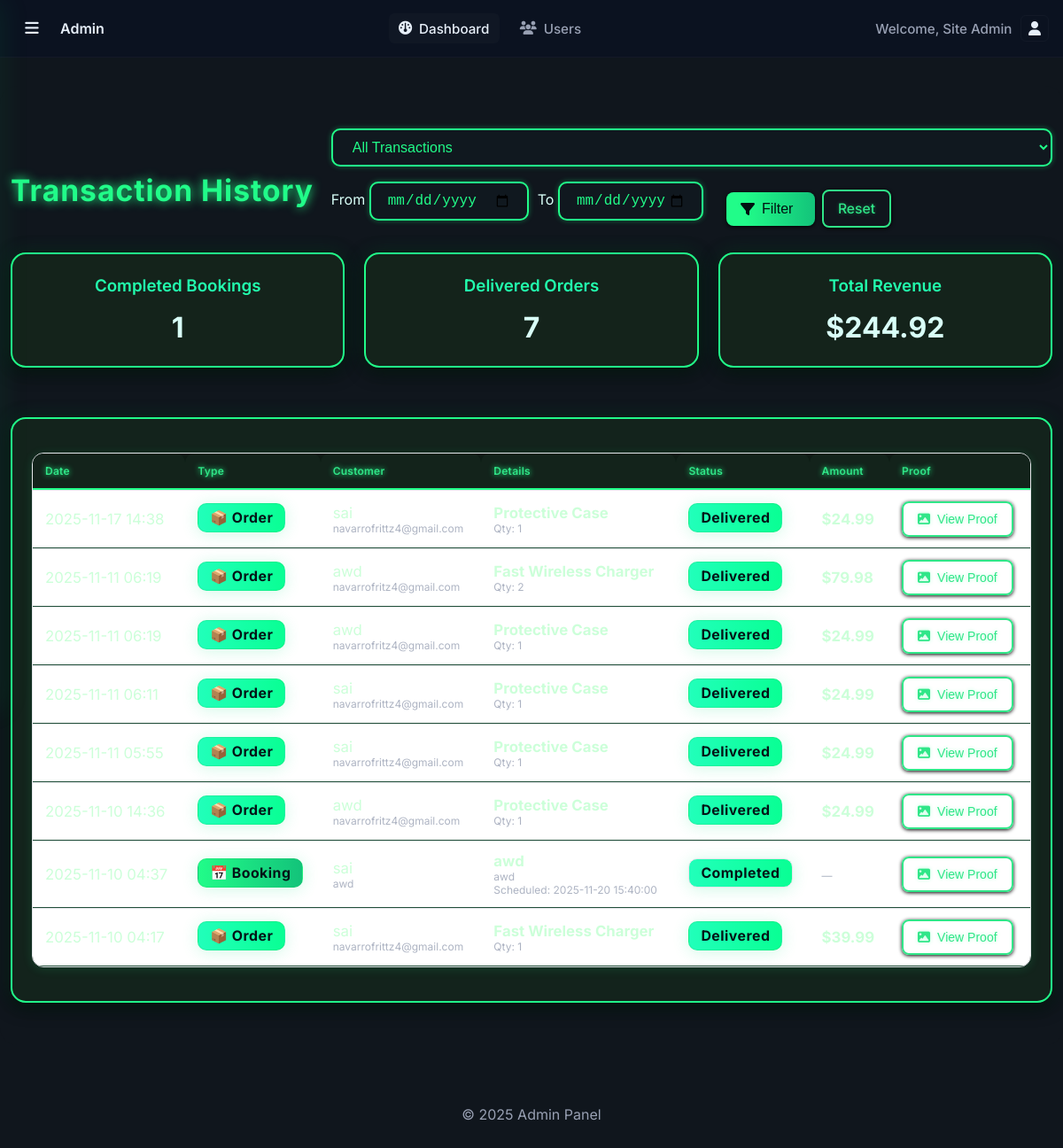
The app's page /admin/transaction_history.php (signed in) with its own data.
### tables this page shows
CREATE TABLE `orders` (
  `id` int(11) NOT NULL,
  `user_id` int(11) NOT NULL,
  `product_id` int(11) NOT NULL,
  `quantity` int(11) NOT NULL,
  `total` decimal(10,2) NOT NULL,
  `order_date` timestamp NOT NULL DEFAULT current_timestamp(),
  `status` enum('pending','processing','completed','cancelled') DEFAULT 'pending',
  `delivery_type` enum('pickup','delivery') DEFAULT 'pickup',
  `shipping_fee` decimal(10,2) DEFAULT 0.00,
  `proof_image` varchar(255) DEFAULT NULL,
  `order_status` enum('pending','out_for_delivery','delivered','received') DEFAULT 'pending',
  `status_message` text DEFAULT NULL
);

CREATE TABLE `users` (
  `id` int(11) NOT NULL,
  `name` varchar(100) NOT NULL,
  `email` varchar(150) NOT NULL,
  `password` varchar(255) NOT NULL,
  `role` enum('customer','admin') NOT NULL DEFAULT 'customer',
  `created_at` timestamp NOT NULL DEFAULT current_timestamp(),
  `active` tinyint(1) NOT NULL DEFAULT 1
);

CREATE TABLE `products` (
  `id` int(11) NOT NULL,
  `name` varchar(150) NOT NULL,
  `description` text NOT NULL,
  `price` decimal(10,2) NOT NULL,
  `image` varchar(255) DEFAULT 'images/placeholder.png',
  `created_at` timestamp NOT NULL DEFAULT current_timestamp(),
  `category` varchar(100) DEFAULT NULL,
  `stock` int(11) NOT NULL DEFAULT 0
);

CREATE TABLE `bookings` (
  `id` int(11) NOT NULL,
  `user_id` int(11) DEFAULT NULL,
  `name` varchar(100) NOT NULL,
  `contact` varchar(50) NOT NULL,
  `phone_model` varchar(100) NOT NULL,
  `issue` text NOT NULL,
  `date` date NOT NULL,
  `time` time NOT NULL,
  `status` enum('pending','in_progress','completed','cancelled') DEFAULT 'pending',
  `created_at` timestamp NOT NULL DEFAULT current_timestamp(),
  `status_message` text DEFAULT NULL,
  `proof_image` varchar(255) DEFAULT NULL
);

### admin/includes/functions.php (called while the page is built, shortened)
<?php
function format_currency($amount): string
{
	return '$' . number_format((float)$amount, 2);
}
function get($key, $default = null)
{
	return $_GET[$key] ?? $default;
}
?>

### admin/transaction_history.php (the view, shortened to what this page needs)
<?php
require_once __DIR__ . '/includes/header.php';
require_once __DIR__ . '/includes/sidebar.php';
$dateFrom = get('from');
$dateTo = get('to');
$type = get('type', 'all');
$whereBookings = "status IN ('completed', 'done') AND proof_image IS NOT NULL AND proof_image != '' AND LENGTH(TRIM(proof_image)) > 0";
$whereOrders = "order_status = 'delivered' AND status != 'cancelled' AND proof_image IS NOT NULL AND proof_image != ''";
$paramsBookings = [];
$paramsOrders = [];
$typesBookings = '';
$typesOrders = '';
$bookings = [];
if ($type === 'all' || $type === 'bookings') {
	$sqlBookings = "SELECT
		id,
		'booking' as transaction_type,
		name as customer_name,
		contact,
		phone_model,
		issue,
		date,
		time,
		status,
		created_at as transaction_date,
		NULL as total,
		NULL as quantity,
		NULL as product_name,
		proof_image
	FROM bookings
	WHERE $whereBookings
	ORDER BY created_at DESC";
	if ($paramsBookings) {
		$stmt = $conn->prepare($sqlBookings);
		$stmt->bind_param($typesBookings, ...$paramsBookings);
		$stmt->execute();
		$bookings = $stmt->get_result()->fetch_all(MYSQLI_ASSOC);
		$stmt->close();
	} else {
		$res = $conn->query($sqlBookings);
		$bookings = $res ? $res->fetch_all(MYSQLI_ASSOC) : [];
	}
}
$orders = [];
if ($type === 'all' || $type === 'orders') {
	$sqlOrders = "SELECT
		o.id,
		'order' as transaction_type,
		u.name as customer_name,
		u.email as contact,
		NULL as phone_model,
		NULL as issue,
		NULL as date,
		NULL as time,
		o.order_status as status,
		o.order_date as transaction_date,
		o.total,
		o.quantity,
		p.name as product_name,
		o.proof_image
	FROM orders o
	JOIN users u ON u.id = o.user_id
	JOIN products p ON p.id = o.product_id
	WHERE $whereOrders
	ORDER BY o.order_date DESC";
	if ($paramsOrders) {
		$stmt = $conn->prepare($sqlOrders);
		$stmt->bind_param($typesOrders, ...$paramsOrders);
		$stmt->execute();
		$orders = $stmt->get_result()->fetch_all(MYSQLI_ASSOC);
		$stmt->close();
	} else {
		$res = $conn->query($sqlOrders);
		$orders = $res ? $res->fetch_all(MYSQLI_ASSOC) : [];
	}
}
$transactions = array_merge($bookings, $orders);
usort($transactions, function($a, $b) {
	return strtotime($b['transaction_date']) - strtotime($a['transaction_date']);
});
$totalBookings = count($bookings);
$totalOrders = count($orders);
$totalRevenue = array_sum(array_column($orders, 'total'));
?>
<!DOCTYPE html>
<html lang="en">
<head>
	<link rel="stylesheet" href="https://cdnjs.cloudflare.com/ajax/libs/font-awesome/6.5.0/css/all.min.css">
</head>
<body>
<main class="admin-main">
	<div class="section-header">
		<h2>Transaction History</h2>
		<form class="search-row" method="get">
			<select class="input" name="type">
				<option value="all" <?php echo $type==='all'?'selected':''; ?>>All Transactions</option>
			</select>
			<label>From <input class="input" style="width: 80%;" type="date" name="from" value="<?php echo htmlspecialchars($dateFrom ?? ''); ?>"></label>
			<label>To <input class="input" style="width: 80%;" type="date" name="to" value="<?php echo htmlspecialchars($dateTo ?? ''); ?>"></label>
			<button class="btn btn-primary" style="margin-top: 18px; width: 100px;" type="submit"><i class="fa-solid fa-filter"></i> Filter</button>
			<a class="btn btn-outline" style="margin-top: 18px;" href="transaction_history.php">Reset</a>
		</form>
	</div>
	<div class="grid-3" style="margin-bottom: 2rem;">
		<div class="card">
			<h3>Completed Bookings</h3>
			<div class="value" style="font-size: 2rem; margin-top: 0.5rem;"><?php echo $totalBookings; ?></div>
		</div>
		<div class="card">
			<h3>Delivered Orders</h3>
			<div class="value" style="font-size: 2rem; margin-top: 0.5rem;"><?php echo $totalOrders; ?></div>
		</div>
		<div class="card">
			<h3>Total Revenue</h3>
			<div class="value" style="font-size: 2rem; margin-top: 0.5rem;"><?php echo format_currency($totalRevenue); ?></div>
		</div>
	</div>
	<div class="card" style="overflow-x:auto;">
		<table class="table">
			<thead>
				<tr>
					<th>Date</th>
					<th>Type</th>
					<th>Customer</th>
					<th>Details</th>
					<th>Status</th>
					<th>Amount</th>
					<th>Proof</th>
				</tr>
			</thead>
			<tbody>
				<?php foreach ($transactions as $t): ?>
				<tr>
					<td><?php echo htmlspecialchars(date('Y-m-d H:i', strtotime($t['transaction_date']))); ?></td>
					<td>
						<span class="status-badge <?php echo $t['transaction_type'] === 'booking' ? 'status-approved' : 'status-delivered'; ?>">
							<?php echo $t['transaction_type'] === 'booking' ? '📅 Booking' : '📦 Order'; ?>
						</span>
					</td>
					<td>
						<?php echo htmlspecialchars($t['customer_name']); ?>
						<?php if ($t['contact']): ?>
							<div class="sub"><?php echo htmlspecialchars($t['contact']); ?></div>
						<?php endif; ?>
					</td>
					<td>
						<?php if ($t['transaction_type'] === 'booking'): ?>
							<strong><?php echo htmlspecialchars($t['phone_model']); ?></strong>
							<div class="sub"><?php echo htmlspecialchars($t['issue']); ?></div>
							<?php if ($t['date'] && $t['time']): ?>
								<div class="sub">Scheduled: <?php echo htmlspecialchars($t['date'] . ' ' . $t['time']); ?></div>
							<?php endif; ?>
						<?php else: ?>
							<strong><?php echo htmlspecialchars($t['product_name']); ?></strong>
							<div class="sub">Qty: <?php echo (int)$t['quantity']; ?></div>
						<?php endif; ?>
					</td>
					<td>
						<span class="status-badge status-<?php echo htmlspecialchars(str_replace('_','-',$t['status'])); ?>">
							<?php echo htmlspecialchars(ucwords(str_replace('_',' ',$t['status']))); ?>
						</span>
					</td>
					<td>
						<?php if ($t['transaction_type'] === 'order' && $t['total']): ?>
							<strong><?php echo format_currency($t['total']); ?></strong>
						<?php else: ?>
							<span class="sub">—</span>
						<?php endif; ?>
					</td>
					<td>
						<?php if (!empty($t['proof_image'])): ?>
							<button type="button" class="btn btn-outline view-proof-btn" data-proof-path="/systemFinals/<?php echo htmlspecialchars($t['proof_image']); ?>" style="font-size: 0.875rem;">
								<i class="fa-solid fa-image"></i> View Proof
							</button>
						<?php else: ?>
							<span class="sub">—</span>
						<?php endif; ?>
					</td>
				</tr>
				<?php endforeach; ?>
			</tbody>
		</table>
	</div>
</main>
<?php require_once __DIR__ . '/includes/footer.php'; ?>
</body>
</html>

### admin/assets/css/style.css (style rules this page uses)
:root { --bg: #0f172a; --card: #111827; --muted: #94a3b8; --text: #e5e7eb; --brand: #2563eb; --brand-2: #22c55e; --danger: #ef4444; --warning: #f59e0b; --border: #1f2937; }
* { box-sizing: border-box; }
html, body { margin: 0; font-family: Inter, system-ui, -apple-system, Segoe UI, Roboto, Helvetica, Arial, "Apple Color Emoji", "Segoe UI Emoji"; background: var(--bg); color: var(--text); }
.btn { display: inline-flex; align-items: center; gap: 8px; padding: 8px 12px; border-radius: 8px; border: 1px solid var(--border); cursor: pointer; text-decoration: none; color: var(--text); }
.btn-primary { background: var(--brand); border-color: var(--brand); }
.btn-outline { background: transparent; }
.admin-main { margin-left: 240px; padding: 20px; }
.card { background: var(--card); border: 1px solid var(--border); border-radius: 12px; padding: 16px; }
.card h3 { margin: 0 0 6px; font-size: 14px; font-weight: 600; color: var(--muted); }
.card .value { font-size: 24px; font-weight: 700; }
.card .sub { font-size: 12px; color: var(--muted); }
.section-header { display: flex; align-items: center; justify-content: space-between; gap: 12px; margin: 24px 0 12px; }
.search-row { display: flex; gap: 8px; align-items: center; flex-wrap: wrap; }
.input, select { background: #ffffff; border: 1px solid var(--border); color: var(--text); border-radius: 8px; padding: 8px 10px; }
.table { width: 100%; border-collapse: collapse; background: var(--card); border: 1px solid var(--border); border-radius: 12px; overflow: hidden; }
.table th, .table td { padding: 12px 10px; border-bottom: 1px solid var(--border); text-align: left; }
.table th { background: #0f172a; color: var(--muted); font-weight: 600; font-size: 12px; letter-spacing: .02em; }
.grid-3 { display: grid; grid-template-columns: repeat(3, minmax(0, 1fr)); gap: 16px; }
.status-badge { display: inline-flex; align-items: center; gap: 6px; padding: 4px 8px; border-radius: 999px; font-size: 12px; border: 1px solid var(--border); }
.status-approved, .status-processing, .status-delivered, .status-done, .status-received { background: rgba(34, 197, 94, .12); color: #22c55e; border-color: rgba(34, 197, 94, .25); }
:root { --bg:#f8f9fc; --card:#ffffff; --text:#0f172a; --muted:#64748b; --primary:#2563eb; --primary-600:#1d4ed8; --border:#e5e7eb; --shadow:0 4px 16px rgba(15,23,42,0.06); --radius:12px; }
* { box-sizing:border-box }
html,body { height:100% }
body { margin:0; font-family:'Poppins',sans-serif; background:var(--bg); color:var(--text); }
.card { background:var(--card); border:1px solid var(--border); border-radius:var(--radius); box-shadow:var(--shadow); padding:16px; }
.btn { border:1px solid var(--border); background:#fff; color:var(--text); padding:10px 14px; border-radius:10px; cursor:pointer; transition:box-shadow .2s ease, transform .02s ease; box-shadow:var(--shadow); }
.table { width:100%; border-collapse:separate; border-spacing:0; }
.table thead th { text-align:left; font-size:12px; color:var(--muted); font-weight:600; padding:12px 14px; background:#f8fafc; border-top-left-radius:10px; border-top-right-radius:10px; }
.table tbody td { padding:12px 14px; border-top:1px solid var(--border); background:#fff; }
.input,.number { width:100%; border:1px solid var(--border); border-radius:10px; padding:10px 12px; }

### admin/includes/header.php (style rules this page uses)
:root { --hdr-bg: #0b1220; --hdr-border: rgba(255,255,255,0.03); --muted: #98a0b3; --text: #e6eef8; --radius: 8px; font-family: Inter, system-ui, -apple-system, "Segoe UI", Roboto, "Helvetica Neue", Arial; }

### records on screen
orders: order_date "2025-11-17 14:38", shows "📦 Order", user.name "sai", user.email "navarrofrittz4@gmail.com", product.name "Protective Case", quantity "1", order_status "Delivered", total "$24.99"
orders: order_date "2025-11-11 06:19", shows "📦 Order", user.name "awd", user.email "navarrofritz4@gmail.com", product.name "Fast Wireless Charger", quantity "2", order_status "Delivered", total "$79.98"
orders: order_date "2025-11-11 06:19", shows "📦 Order", user.name "awd", user.email "navarrofritz4@gmail.com", product.name "Protective Case", quantity "1", order_status "Delivered", total "$24.99"
orders: order_date "2025-11-11 06:11", shows "📦 Order", user.name "sai", user.email "navarrofrittz4@gmail.com", product.name "Protective Case", quantity "1", order_status "Delivered", total "$24.99"
orders: order_date "2025-11-11 05:55", shows "📦 Order", user.name "sai", user.email "navarrofrittz4@gmail.com", product.name "Protective Case", quantity "1", order_status "Delivered", total "$24.99"
orders: order_date "2025-11-10 14:36", shows "📦 Order", user.name "awd", user.email "navarrofritz4@gmail.com", product.name "Protective Case", quantity "1", order_status "Delivered", total "$24.99"
bookings: created_at "2025-11-10 04:37", shows "📅 Booking", name "sai", contact "awd", phone_model "awd", issue "awd", date+time "2025-11-20 15:40:00", status "Completed"
orders: order_date "2025-11-10 04:17", shows "📦 Order", user.name "sai", user.email "navarrofrittz4@gmail.com", product.name "Fast Wireless Charger", quantity "1", order_status "Delivered", total "$39.99"

### other values on screen
$_SESSION['user_name'] "Site Admin"
$totalBookings "1"
$totalOrders "7"
format_currency($totalRevenue) "$244.92"
